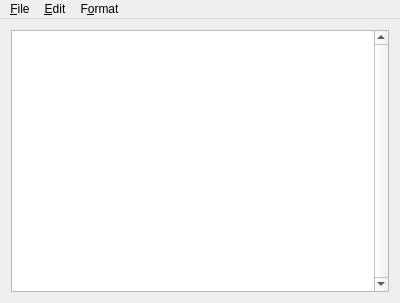
<?xml version="1.0" encoding="UTF-8"?>
<ui version="4.0">
 <class>Notepad</class>
 <widget class="QMainWindow" name="Notepad">
  <property name="geometry">
   <rect>
    <x>0</x>
    <y>0</y>
    <width>400</width>
    <height>303</height>
   </rect>
  </property>
  <property name="windowTitle">
   <string>Notepad</string>
  </property>
  <property name="statusTip">
   <string/>
  </property>
  <widget class="QWidget" name="centralWidget">
   <property name="minimumSize">
    <size>
     <width>0</width>
     <height>282</height>
    </size>
   </property>
   <layout class="QVBoxLayout" name="verticalLayout">
    <item>
     <widget class="QTextEdit" name="textEdit">
      <property name="frameShape">
       <enum>QFrame::StyledPanel</enum>
      </property>
      <property name="verticalScrollBarPolicy">
       <enum>Qt::ScrollBarAlwaysOn</enum>
      </property>
      <property name="undoRedoEnabled">
       <bool>true</bool>
      </property>
     </widget>
    </item>
   </layout>
  </widget>
  <widget class="QMenuBar" name="menuBar">
   <property name="geometry">
    <rect>
     <x>0</x>
     <y>0</y>
     <width>400</width>
     <height>21</height>
    </rect>
   </property>
   <widget class="QMenu" name="menuFile">
    <property name="title">
     <string>&amp;File</string>
    </property>
    <addaction name="actionNew"/>
    <addaction name="actionOpen"/>
    <addaction name="actionSave"/>
    <addaction name="actionSave_As"/>
    <addaction name="separator"/>
    <addaction name="actionPrint"/>
    <addaction name="separator"/>
    <addaction name="actionExit"/>
   </widget>
   <widget class="QMenu" name="menuEdit">
    <property name="title">
     <string>&amp;Edit</string>
    </property>
    <addaction name="actionUndo"/>
    <addaction name="separator"/>
    <addaction name="actionCut"/>
    <addaction name="actionCopy"/>
    <addaction name="actionPaste"/>
    <addaction name="actionDelete"/>
    <addaction name="separator"/>
    <addaction name="actionFind"/>
    <addaction name="actionFind_next"/>
    <addaction name="actionReplace"/>
    <addaction name="actionGoto"/>
    <addaction name="separator"/>
    <addaction name="actionSelect_All"/>
    <addaction name="actionAdd_Time_Date"/>
   </widget>
   <widget class="QMenu" name="menuF_ormat">
    <property name="title">
     <string>F&amp;ormat</string>
    </property>
    <addaction name="actionWord_Wrap"/>
    <addaction name="actionFont"/>
   </widget>
   <addaction name="menuFile"/>
   <addaction name="menuEdit"/>
   <addaction name="menuF_ormat"/>
  </widget>
  <action name="actionNew">
   <property name="text">
    <string>New</string>
   </property>
   <property name="shortcut">
    <string>Ctrl+N</string>
   </property>
  </action>
  <action name="actionOpen">
   <property name="text">
    <string>Open...</string>
   </property>
   <property name="shortcut">
    <string>Ctrl+O</string>
   </property>
  </action>
  <action name="actionSave">
   <property name="text">
    <string>Save</string>
   </property>
   <property name="shortcut">
    <string>Ctrl+S</string>
   </property>
  </action>
  <action name="actionSave_As">
   <property name="text">
    <string>Save As...</string>
   </property>
  </action>
  <action name="actionPrint">
   <property name="text">
    <string>Print...</string>
   </property>
   <property name="shortcut">
    <string>Ctrl+P</string>
   </property>
  </action>
  <action name="actionExit">
   <property name="text">
    <string>Exit</string>
   </property>
  </action>
  <action name="actionUndo">
   <property name="enabled">
    <bool>false</bool>
   </property>
   <property name="text">
    <string>Undo</string>
   </property>
   <property name="shortcut">
    <string>Ctrl+Z</string>
   </property>
  </action>
  <action name="actionCut">
   <property name="enabled">
    <bool>false</bool>
   </property>
   <property name="text">
    <string>Cut</string>
   </property>
   <property name="shortcut">
    <string>Ctrl+X</string>
   </property>
  </action>
  <action name="actionCopy">
   <property name="enabled">
    <bool>false</bool>
   </property>
   <property name="text">
    <string>Copy</string>
   </property>
   <property name="shortcut">
    <string>Ctrl+C</string>
   </property>
  </action>
  <action name="actionPaste">
   <property name="text">
    <string>Paste</string>
   </property>
   <property name="shortcut">
    <string>Ctrl+V</string>
   </property>
  </action>
  <action name="actionDelete">
   <property name="enabled">
    <bool>false</bool>
   </property>
   <property name="text">
    <string>Delete</string>
   </property>
   <property name="shortcut">
    <string>Del</string>
   </property>
  </action>
  <action name="actionFind">
   <property name="text">
    <string>Find...</string>
   </property>
   <property name="shortcut">
    <string>Ctrl+F</string>
   </property>
  </action>
  <action name="actionFind_next">
   <property name="text">
    <string>Find Next</string>
   </property>
   <property name="shortcut">
    <string>F3</string>
   </property>
  </action>
  <action name="actionReplace">
   <property name="text">
    <string>Replace...</string>
   </property>
   <property name="shortcut">
    <string>Ctrl+H</string>
   </property>
  </action>
  <action name="actionGoto">
   <property name="text">
    <string>Go To...</string>
   </property>
   <property name="shortcut">
    <string>Ctrl+G</string>
   </property>
  </action>
  <action name="actionSelect_All">
   <property name="text">
    <string>Select All</string>
   </property>
   <property name="shortcut">
    <string>Ctrl+A</string>
   </property>
  </action>
  <action name="actionAdd_Time_Date">
   <property name="text">
    <string>Time/Date</string>
   </property>
   <property name="shortcut">
    <string>F5</string>
   </property>
  </action>
  <action name="actionWord_Wrap">
   <property name="checkable">
    <bool>true</bool>
   </property>
   <property name="checked">
    <bool>false</bool>
   </property>
   <property name="text">
    <string>Word Wrap</string>
   </property>
  </action>
  <action name="actionFont">
   <property name="text">
    <string>Font...</string>
   </property>
  </action>
 </widget>
 <layoutdefault spacing="6" margin="11"/>
 <resources/>
 <connections/>
</ui>
